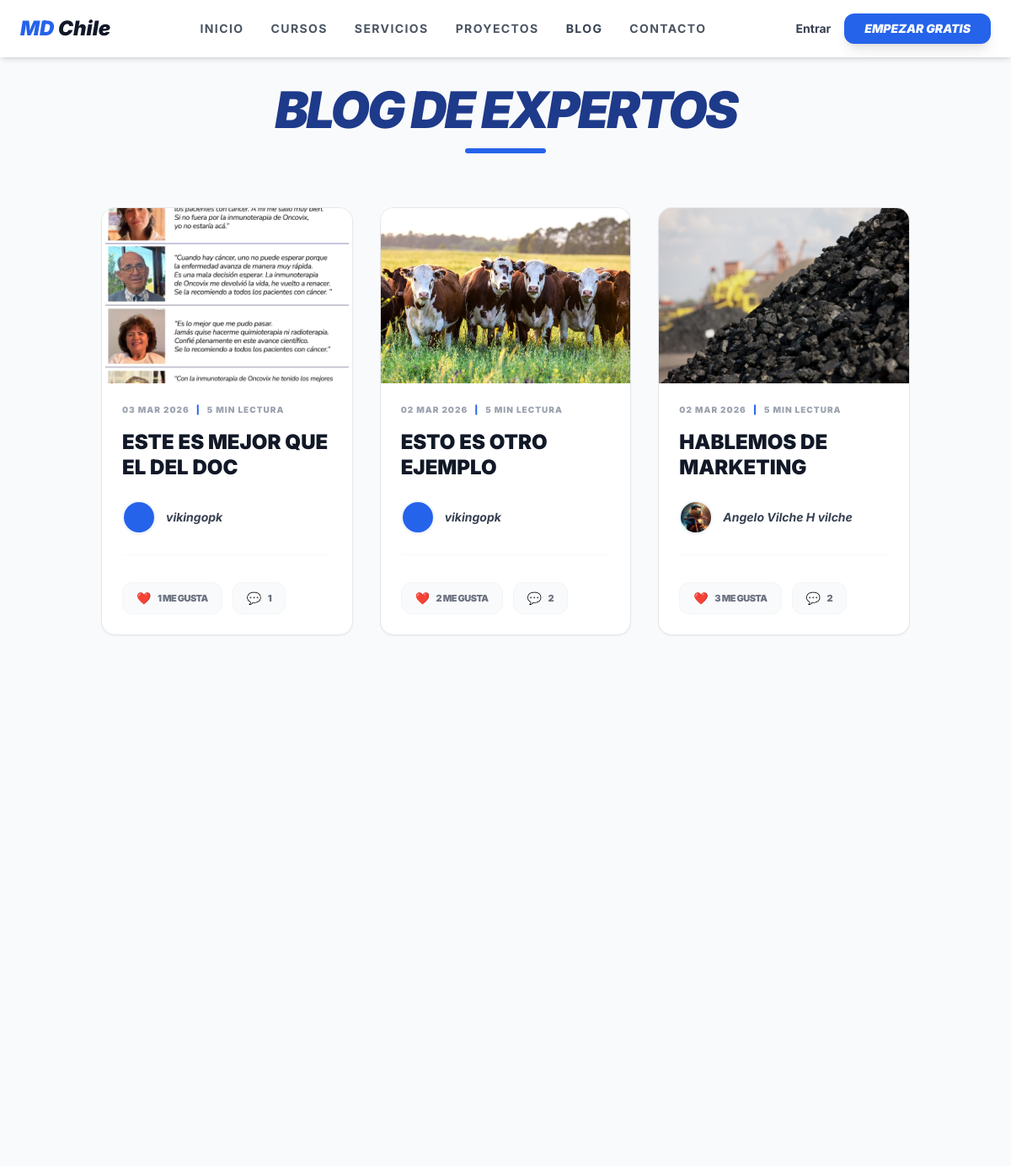
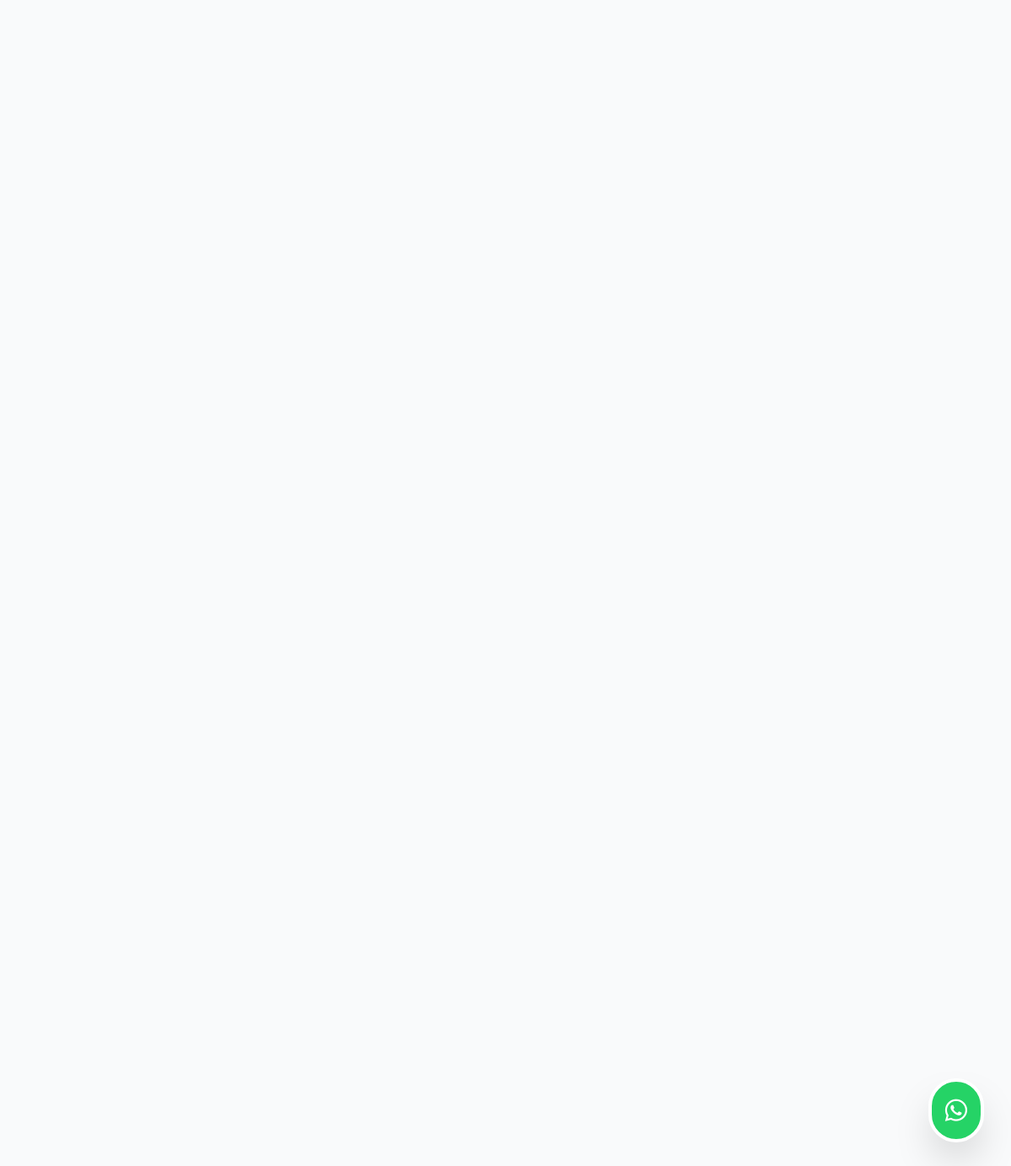
Screenshot of /blog/ with the database file from the repository (2 pictures, top to bottom).
### agency/models.py (models this page shows, shortened)
class Post(models.Model):
    title = models.CharField(max_length=200, verbose_name="Título del Artículo")
    slug = models.SlugField(unique=True, blank=True)
    content = models.TextField(verbose_name="Contenido (HTML permitido)")
    image = models.ImageField(upload_to='blog/', verbose_name="Imagen de Portada")
    video_url = models.URLField(blank=True, null=True, verbose_name="URL Video Lateral (YouTube)")
    author = models.ForeignKey(
        settings.AUTH_USER_MODEL,
        on_delete=models.CASCADE,
        verbose_name="Autor"
    )
    created_at = models.DateTimeField(auto_now_add=True)
    is_published = models.BooleanField(default=True, verbose_name="¿Publicado?")
    likes_count = models.PositiveIntegerField(default=0, verbose_name="Me gusta")
    comments_count = models.PositiveIntegerField(default=0, verbose_name="Comentarios")
    reading_time = models.PositiveIntegerField(default=5, verbose_name="Minutos de lectura")
    class Meta:
        ordering = ['-created_at']
        verbose_name = "Artículo"
        verbose_name_plural = "Blog - Artículos"

### users/models.py (models this page shows, shortened)
class User(AbstractUser):
    is_client = models.BooleanField(default=True)
    is_admin_user = models.BooleanField(default=False)
    profile_picture = models.ImageField(upload_to='users/profiles/', null=True, blank=True)
    bio = models.TextField(max_length=500, blank=True)
    rut = models.CharField(max_length=12, blank=True, null=True)
    linkedin_url = models.URLField(blank=True, null=True)

### courses/views.py (the view)
# urls.py: path('blog/', views.blog_list, name='blog_list'),
def blog_list(request): return render(request, 'agency/blog_list.html', {'posts': Post.objects.filter(is_published=True)})

### templates/agency/blog_list.html (shortened to what this page needs)
{% extends 'base.html' %}
{% block content %}
<div class="container mx-auto p-8 bg-gray-50 min-h-screen">
    <div class="text-center mb-16">
        <h1 class="text-4xl md:text-6xl font-black text-blue-900 italic mb-4 uppercase tracking-tighter">Blog de Expertos</h1>
        <div class="w-24 h-1.5 bg-blue-600 mx-auto rounded-full"></div>
    </div>
    <div class="grid grid-cols-1 md:grid-cols-3 gap-8">
        {% for post in posts %}
            <div class="bg-white rounded-2xl shadow-sm border border-gray-200 overflow-hidden transition-all hover:shadow-2xl hover:-translate-y-2 duration-300 flex flex-col">
                <div class="h-52 w-full overflow-hidden">
                    {% if post.image %}
                        <img src="{{ post.image.url }}" class="w-full h-full object-cover" alt="{{ post.title }}">
                    {% endif %}
                </div>
                <div class="p-6 flex-grow flex flex-col">
                    <div class="flex items-center text-gray-400 text-[10px] font-black uppercase tracking-widest mb-4">
                        <span>{{ post.created_at|date:"d M Y" }}</span>
                        <span class="mx-2 text-blue-600">|</span>
                        <span>{{ post.reading_time }} min lectura</span>
                    </div>
                    <h2 class="text-2xl font-black mb-6 text-gray-900 leading-tight hover:text-blue-600 transition cursor-pointer">
                        <a href="{% url 'blog_detail' post.slug %}">{{ post.title|upper }}</a>
                    </h2>
                    <div class="flex items-center mb-8 pb-6 border-b border-gray-50">
                        <div class="w-10 h-10 rounded-full overflow-hidden border-2 border-blue-50 shadow-sm mr-3 flex-shrink-0">
                            {% if post.author.profile_picture %}
                                <img src="{{ post.author.profile_picture.url }}" class="w-full h-full object-cover">
                            {% else %}
                                <div class="w-full h-full bg-blue-600 flex items-center justify-center text-white font-black text-xs italic">
                                </div>
                            {% endif %}
                        </div>
                        <span class="text-gray-700 text-sm font-bold italic">
                            {{ post.author.get_full_name|default:post.author.username }}
                        </span>
                    </div>
                    <div class="mt-auto flex items-center space-x-3">
                        <div class="bg-gray-50 border border-gray-100 rounded-xl px-4 py-2 flex items-center text-gray-500 text-[11px] font-black uppercase tracking-tighter">
                            <span class="mr-2 text-sm">❤️</span> {{ post.likes_count }} me gusta
                        </div>
                        <div class="bg-gray-50 border border-gray-100 rounded-xl px-4 py-2 flex items-center text-gray-500 text-[11px] font-black uppercase tracking-tighter">
                            <span class="mr-2 text-sm">💬</span> {{ post.comments_count }}
                        </div>
                    </div>
                </div>
            </div>
        {% empty %}
            <div class="col-span-full py-20 text-center bg-white rounded-3xl border-2 border-dashed border-gray-100">
                <p class="text-gray-400 font-bold italic">Estamos preparando contenido de alto valor para ti.</p>
            </div>
        {% endfor %}
    </div>
</div>
{% endblock %}

### templates/base.html (style rules this page uses)
body { font-family: 'Inter', sans-serif; }

### rows the page displays
Post: image (picture), created_at "03 MAR 2026", reading_time "5", title "ESTE ES MEJOR QUE EL DEL DOC", author.get_full_name "vikingopk", likes_count "1", comments_count "1"
Post: image (picture), created_at "02 MAR 2026", reading_time "5", title "ESTO ES OTRO EJEMPLO", author.get_full_name "vikingopk", likes_count "2", comments_count "2"
Post: image (picture), created_at "02 MAR 2026", reading_time "5", title "HABLEMOS DE MARKETING", author.profile_picture (picture), author.get_full_name "Angelo Vilche H vilche", likes_count "3", comments_count "2"
